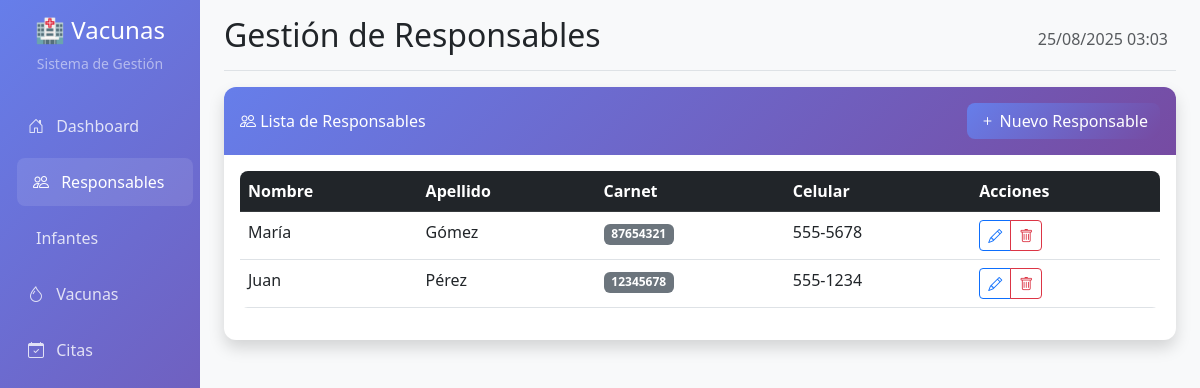
The app's page /responsables.php with its own data.
### tables this page shows
CREATE TABLE `responsable` (
  `id` bigint(20) NOT NULL,
  `nombre` varchar(255) NOT NULL,
  `apellido` varchar(255) NOT NULL,
  `carnet` varchar(255) NOT NULL,
  `celular` varchar(255) NOT NULL
);

### controllers/ResponsableController.php (called while the page is built, shortened)
<?php
require_once __DIR__ . '/../models/Responsable.php';
require_once __DIR__ . '/../config/database.php';
class ResponsableController {
    private $responsable;
    public function __construct() {
        $this->database = new Database();
        $this->responsable = new Responsable($this->database->getConnection());
    }
    public function index() {
        $stmt = $this->responsable->read();
        $responsables = $stmt->fetchAll(PDO::FETCH_ASSOC);
        return $responsables;
    }
}
?>

### config/database.php (called while the page is built, shortened)
<?php
class Database {
    private $host = 'localhost';
    private $db_name = 'bd_vac';
    private $username = 'root';
    private $password = '';
    public function getConnection() {
        $this->conn = null;
        try {
            $this->conn = new PDO(
                "mysql:host=" . $this->host . ";dbname=" . $this->db_name,
                $this->username,
                $this->password
            );
            $this->conn->setAttribute(PDO::ATTR_ERRMODE, PDO::ERRMODE_EXCEPTION);
            $this->conn->exec("set names utf8");
        } catch(PDOException $exception) {
            echo "Error de conexión: " . $exception->getMessage();
        }
        return $this->conn;
    }
}
?>

### models/Responsable.php (called while the page is built, shortened)
<?php
require_once __DIR__ . '/../config/database.php';
class Responsable {
    private $conn;
    private $table_name = "responsable";
    public function __construct($db) {
        $this->conn = $db;
    }
    public function read() {
        $query = "SELECT * FROM " . $this->table_name . " ORDER BY apellido, nombre";
        $stmt = $this->conn->prepare($query);
        $stmt->execute();
        return $stmt;
    }
}
?>

### responsables.php (the view, shortened to what this page needs)
<?php
require_once __DIR__ . '/controllers/ResponsableController.php';
$controller = new ResponsableController();
$action = $_GET['action'] ?? 'index';
switch ($action) {
    default:
        $responsables = $controller->index();
        break;
}
include __DIR__ . '/views/layout/header.php';
?>
<?php if ($action === 'index'): ?>
    <div class="card shadow mb-4">
        <div class="card-header py-3 d-flex justify-content-between align-items-center">
            <h6 class="m-0 font-weight-bold text-white">
                <i class="bi bi-people"></i> Lista de Responsables
            </h6>
            <a href="?action=create" class="btn btn-primary">
                <i class="bi bi-plus"></i> Nuevo Responsable
            </a>
        </div>
        <div class="card-body">
            <?php if (empty($responsables)): ?>
                <div class="text-center py-5">
                    <i class="bi bi-people display-1 text-muted"></i>
                    <p class="text-muted mt-3">No hay responsables registrados</p>
                    <a href="?action=create" class="btn btn-primary">Registrar el primer responsable</a>
                </div>
            <?php else: ?>
                <div class="table-responsive">
                    <table class="table table-hover">
                        <thead class="table-dark">
                            <tr>
                                <th>Nombre</th>
                                <th>Apellido</th>
                                <th>Carnet</th>
                                <th>Celular</th>
                                <th>Acciones</th>
                            </tr>
                        </thead>
                        <tbody>
                            <?php foreach ($responsables as $responsable): ?>
                                <tr>
                                    <td><?php echo htmlspecialchars($responsable['nombre']); ?></td>
                                    <td><?php echo htmlspecialchars($responsable['apellido']); ?></td>
                                    <td><span class="badge bg-secondary"><?php echo htmlspecialchars($responsable['carnet']); ?></span></td>
                                    <td><?php echo htmlspecialchars($responsable['celular']); ?></td>
                                    <td>
                                        <div class="btn-group" role="group">
                                            <a href="?action=edit&id=<?php echo $responsable['id']; ?>"
                                               class="btn btn-sm btn-outline-primary">
                                                <i class="bi bi-pencil"></i>
                                            </a>
                                            <button type="button" class="btn btn-sm btn-outline-danger"
                                                    onclick="deleteResponsable(<?php echo $responsable['id']; ?>)">
                                                <i class="bi bi-trash"></i>
                                            </button>
                                        </div>
                                    </td>
                                </tr>
                            <?php endforeach; ?>
                        </tbody>
                    </table>
                </div>
            <?php endif; ?>
        </div>
    </div>
<?php endif; ?>
<?php include __DIR__ . '/views/layout/footer.php'; ?>

### views/layout/header.php (style rules this page uses)
.card { border: none; box-shadow: 0 0.125rem 0.25rem rgba(0, 0, 0, 0.075); border-radius: 0.75rem; }
.card-header { background: linear-gradient(135deg, #667eea 0%, #764ba2 100%); color: white; border-radius: 0.75rem 0.75rem 0 0 !important; border: none; }
.btn-primary { background: linear-gradient(135deg, #667eea 0%, #764ba2 100%); border: none; border-radius: 0.5rem; }
.table { border-radius: 0.5rem; overflow: hidden; }

### records on screen
responsable: nombre "María", apellido "Gómez", carnet "87654321", celular "555-5678"
responsable: nombre "Juan", apellido "Pérez", carnet "12345678", celular "555-1234"

### other values on screen
$page_title "Gestión de Responsables"
